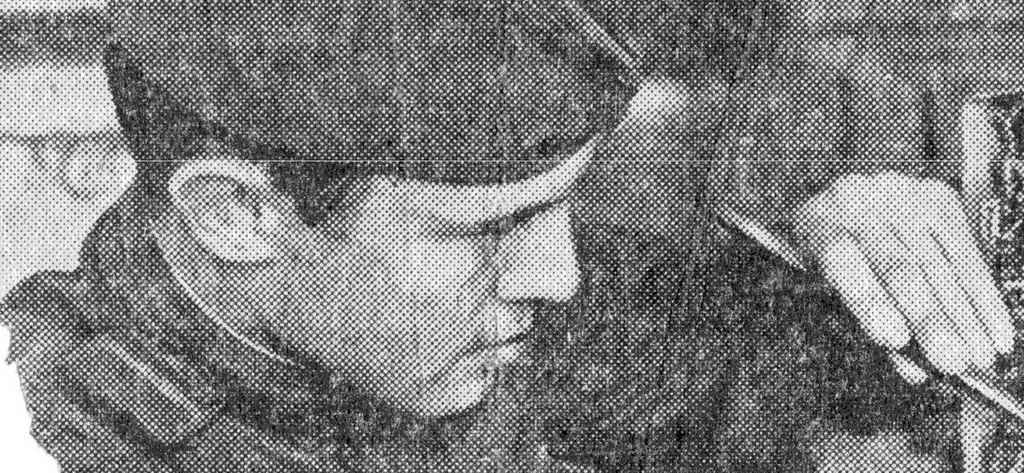
#> input picture Periodic noise removal/period_input.jpg, 1024 x 473 px
$ python Periodic_noise_removal_2.py
#> lines starting #> are read from the running program, lines starting #| are printed output that depends on the picture
import cv2
import numpy as np
import matplotlib.pyplot as plt


def minmax(array):
    return (array - np.min(array)) / (np.max(array) - np.min(array)) * 255


def periodic_noise_remove(file1_path, n, D0):
#> called with file1_path = 'period_input.jpg', n = 3, D0 = 15
    image = cv2.imread(file1_path, cv2.IMREAD_GRAYSCALE)
#> image is the input picture: shape (473, 1024); min 0, max 255, mean 127.6
    height, width = image.shape
#> height = 473; width = 1024
    image_fft = np.fft.fft2(image)

    x_temp = np.linspace(-height / 2, height / 2, height)
#> x_temp = 473 values from -236.5 to 236.5
    y_temp = np.linspace(-width / 2, width / 2, width)
#> y_temp = 1024 values from -512 to 512
    Y, X = np.meshgrid(y_temp, x_temp)

    notchpair1_x = 238 - height / 2
#> notchpair1_x = 1.5
    notchpair1_y = 798 - width / 2
#> notchpair1_y = 286
    notchpair2_x = 303 - height / 2
#> notchpair2_x = 66.5
    notchpair2_y = 654 - width / 2
#> notchpair2_y = 142
    notchpair3_x = 369 - height / 2
#> notchpair3_x = 132.5
    notchpair3_y = 511 - width / 2
#> notchpair3_y = -1
    notchpair4_x = 302 - height / 2
#> notchpair4_x = 65.5
    notchpair4_y = 368 - width / 2

    D1 = np.hypot(X - notchpair1_x, Y - notchpair1_y)
    D_1 = np.hypot(X + notchpair1_x, Y + notchpair1_y)
    D2 = np.hypot(X - notchpair2_x, Y - notchpair2_y)
    D_2 = np.hypot(X + notchpair2_x, Y + notchpair2_y)
    D3 = np.hypot(X - notchpair3_x, Y - notchpair3_y)
    D_3 = np.hypot(X + notchpair3_x, Y + notchpair3_y)
    D4 = np.hypot(X - notchpair4_x, Y - notchpair4_y)
    D_4 = np.hypot(X + notchpair4_x, Y + notchpair4_y)

    NRfilter = (1 / (1 + (D0 / D1) ** (2 * n))) * (1 / (1 + (D0 / D_1) ** (2 * n))) * \
               (1 / (1 + (D0 / D2) ** (2 * n))) * (1 / (1 + (D0 / D_2) ** (2 * n))) * \
               (1 / (1 + (D0 / D3) ** (2 * n))) * (1 / (1 + (D0 / D_3) ** (2 * n))) * \
               (1 / (1 + (D0 / D4) ** (2 * n))) * (1 / (1 + (D0 / D_4) ** (2 * n)))

    plt.figure(figsize=(17, 9))
    ax_im = plt.subplot(2, 3, 1)
    plt.imshow(image, cmap="gray", vmin=0, vmax=255)
    plt.title(f'Image', fontname='Times New Roman', fontweight="bold")
    ax_fft = plt.subplot(2, 3, 2)
    plt.imshow(np.log(np.abs(np.fft.fftshift(image_fft)) + 1), cmap="gray")
    plt.title(f'FFT of image', fontname='Times New Roman', fontweight="bold")

    plt.subplot(2, 3, 3, sharex=ax_fft, sharey=ax_fft)
    plt.imshow(np.log(np.abs(np.fft.fftshift(image_fft)) + 1) ** 3, cmap="gray")
    plt.title(f'FFT Contrast enhanced', fontname='Times New Roman', fontweight="bold")

    plt.subplot(2, 3, 4, sharex=ax_fft, sharey=ax_fft)
    plt.imshow(np.log(np.abs(np.fft.fftshift(image_fft) * NRfilter) + 1), cmap="gray")
    plt.title(f'Noise frequencies filtered\nD0 = {D0}, order = {n}', fontname='Times New Roman', fontweight="bold")

    plt.subplot(2, 3, 5, sharex=ax_im, sharey=ax_im)
    plt.imshow(np.real(np.fft.ifft2(np.fft.ifftshift(np.fft.fftshift(image_fft) * NRfilter))),
               cmap="gray", vmin=0, vmax=255)
    plt.title(f'Recovered image', fontname='Times New Roman', fontweight="bold")

    plt.tight_layout()
    plt.show()
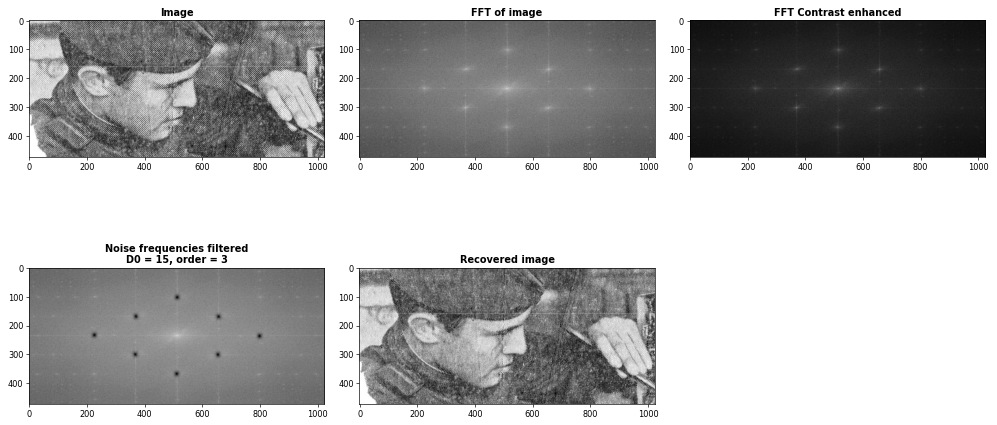
#> figure drawn by matplotlib, 5 panels


if __name__ == "__main__":
    file_path = r'period_input.jpg'
    periodic_noise_remove(file_path, n=3, D0=15)
